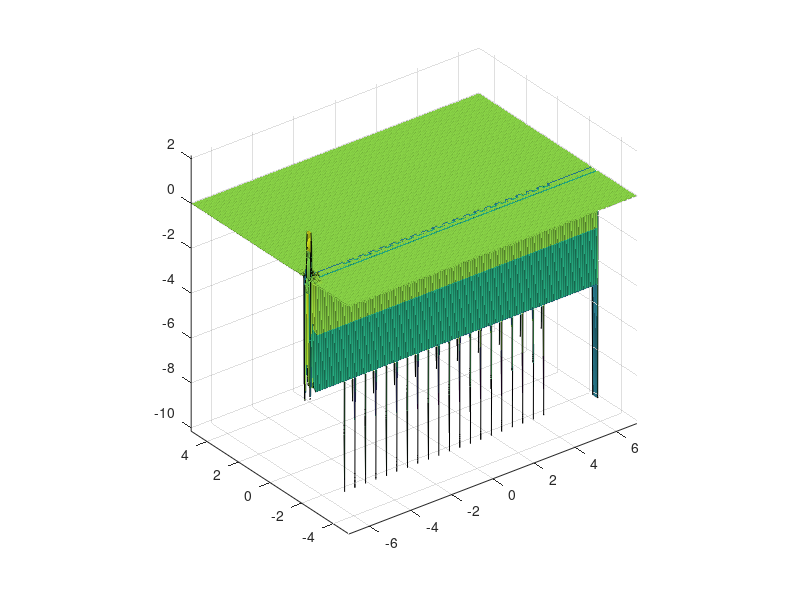

The MATLAB source for this figure: (Note: this script raises an error after producing the figure.)
%%%%%%%%%%%%%%%%%%%%%%%%%%%%%%%%%%%%
% 2-D FDTD simulator
% (no variation in z direction)
% Chris Doerr
% all length units in um
%
%       ^ y
%       |
%       |
%      /----> x
%     /
%    L z
%%%%%%%%%%%%%%%%%%%%%%%%%%%%%%%%%%%%
clear variables
close all
clf
%% physical constants
e0 = 8.854188e-12*1e-6;
u0 = 4*pi*1e-7*1e-6;
c0 = 1/sqrt(e0*u0);
%% material parameters
noxide = 1.45;        % index of oxide
nsi = 3.50;           % index of silicon
%% adjustable variables
lambdac = 1.310;       % vacuum center wavelength
time = 200e-15;       % time length of simulation (s)
xlim = 7;             % limits of x window (window width = 2*xlim)
ylim = 5;             % limits of y window (window width = 2*ylim)
Dx = 0.02;            % x grid size
Dy = Dx;              % y grid size
pulsew = 10e-15;      % input pulse width (s)
Nplot = 20;            % plots every Nplot time steps (to speed execution)
%% waveguide parameters
wg.h = 0.34;            % waveguide height
grat.pitch = 0.51;      % grating pitch
grat.depth = 0.120;      % grating depth
grat.num = 20;          % number of grating notches
grat.start = 2;         % length of waveguide before starting grating
l = xlim*2;             % length of straight waveguide
%% calculated variables
Dt = Dx/(c0/noxide)/1.5;
x = -xlim:Dx:xlim;
y = -ylim:Dy:ylim;
Nx = length(x);
Ny = length(y);
numsteps = round(time/Dt);
fc = c0/lambdac;
%% set up structure
Dx2 = Dx/2; Dy2 = Dy/2;
Nx2 = Nx*2+1; Ny2 = Ny*2+1;
er2 = noxide^2*ones(Nx2,Ny2);
%---straight waveguide
for s = 0:Dx2/5:l
    for h = -wg.h/2:Dx2/5:wg.h/2
        xp = round(s/Dx2);
        yp = round((2.5+wg.h/2+h)/Dy2);
        if xp > 0 && xp < Nx2+1 && yp > 0 && yp < Ny2+1
            er2(xp,yp) = nsi^2;
        end
    end
end
%---grating
for m = 1:grat.num
    for s = -grat.pitch/4:Dx2/5:grat.pitch/4
        for h = -grat.depth:Dy2/5:0
            xp = round((s+grat.start+(m-1)*grat.pitch)/Dx2);
            yp = round((2.5+wg.h+h)/Dy2);
            if xp > 0 && xp < Nx2+1 && yp > 0 && yp < Ny2+1
                er2(xp,yp) = noxide^2;
            end
        end
    end
end
%% calculate erx, ery
for xn = 1:Nx
    for yn = 1:Ny
        erx(xn,yn) = (er2(2*xn,2*yn-1) + er2(2*xn+1,2*yn-1)...
            + er2(2*xn,2*yn) + er2(2*xn+1,2*yn))/4;
        ery(xn,yn) = (er2(2*xn-1,2*yn) + er2(2*xn-1,2*yn+1)...
            + er2(2*xn,2*yn) + er2(2*xn,2*yn+1))/4;
        erz(xn,yn) = ...
            (er2(2*xn-1,2*yn-1) ...
            + er2(2*xn,2*yn-1) ...
            + er2(2*xn-1,2*yn) ...
            + er2(2*xn,2*yn))/4;
    end
end
erplot = -abs(gradient(erx).' + gradient(ery.'));
%% define profile of launch field
ya = (1:Ny)*Dy;
envy = 50*Dx*exp(-((ya-2.5-wg.h/2)/wg.h*2/2).^2)/2;
%% initialize fields
Ex = zeros(Nx,Ny);
Ey = zeros(Nx,Ny);
Ez = zeros(Nx,Ny);
Hx = zeros(Nx,Ny);
Hy = zeros(Nx,Ny);
Hz = zeros(Nx,Ny);
%% calculate constant combinations to speed execution
Dtu0Dy = Dt/u0/Dy;
Dtu0Dx = Dt/u0/Dx;
Dte0x = Dt./(e0*erx);
Dte0y = Dt./(e0*ery);
Dte0z = Dt./(e0*erz);
%% main loop
fprintf('Simulation starting...  ')
for cnt = 1:numsteps
    t = cnt*Dt;
    %% inject field
    Ez(2,1:Ny) = Ez(2,1:Ny) + envy.*cos(2*pi*fc*t);  %*exp(-((t-pulsew*3)/pulsew)^2);
    %% calculate H field
    Hxnew = Hx  - Dtu0Dy*(circshift(Ez,[0 -1]) - Ez);
    Hynew = Hy + Dtu0Dx*(circshift(Ez,[-1 0]) - Ez);
    Hynew(Nx,:) = -Ez(Nx,:)./sqrt(u0/e0./erz(Nx,:));
    Hxnew(:,Ny) = Ez(:,Ny)./sqrt(u0/e0./erz(:,Ny));
    Hx = Hxnew;
    Hy = Hynew;
    %% calculate E field
    Eznew = Ez + Dte0z.*((Hy - circshift(Hy,[1 0]))/Dx - (Hx - circshift(Hx,[0 1]))/Dy);
    Eznew(1,:) = Hy(1,:).*sqrt(u0/e0./ery(1,:));
    Eznew(:,1) = -Hx(:,1).*sqrt(u0/e0./erx(:,1));
    Ez = Eznew;
    %% plot field
    if round(cnt/Nplot)==cnt/Nplot
        h = surf(x,y,2*Ez.'+ erplot);
        axis([-xlim xlim -ylim ylim -inf inf])
        axis equal
        clim([-1 1])
        view(0,90)
        set(h,'linestyle','none')
        set(gca,'fontsize',14)
        title('\fontsize{14}E_z')
        xlabel('\fontsize{14}x (\mum)')
        ylabel('\fontsize{14}y (\mum)')
        colormap jet
        drawnow
        shg
    end
end
fprintf('Simulation finished.\n')
shg
